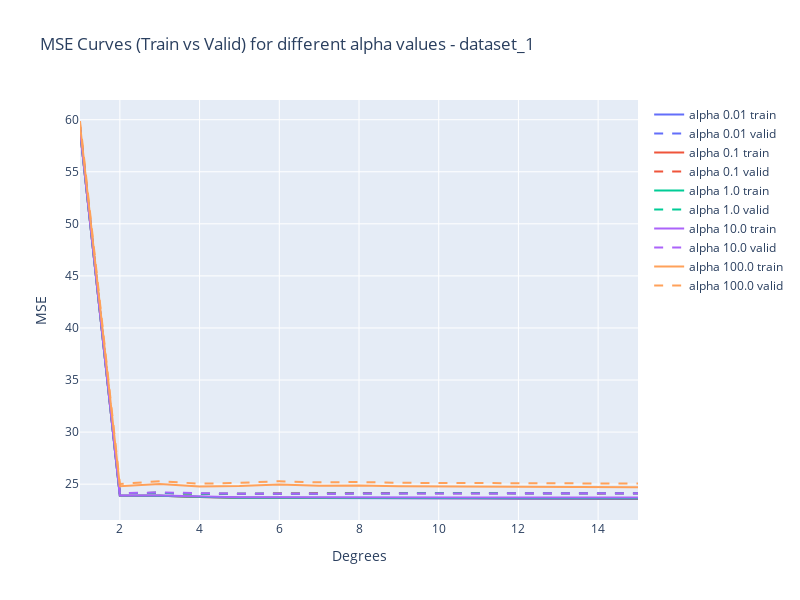
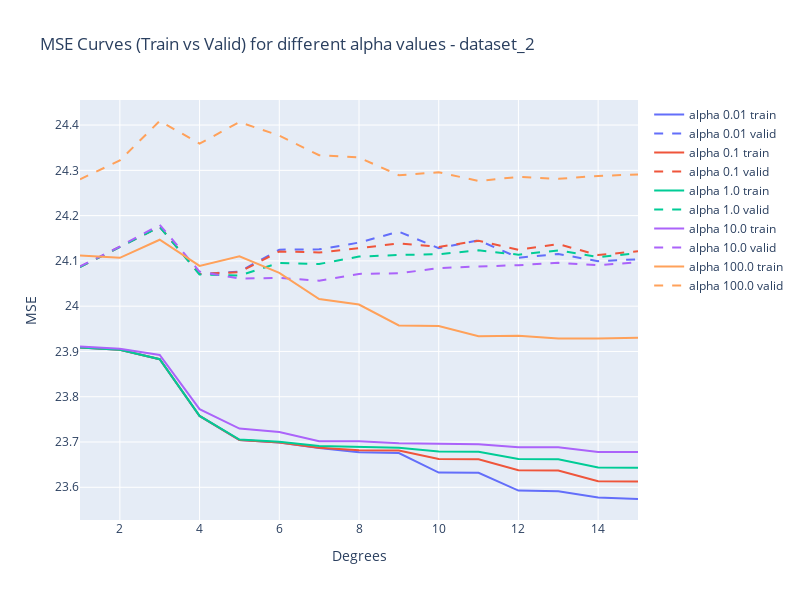
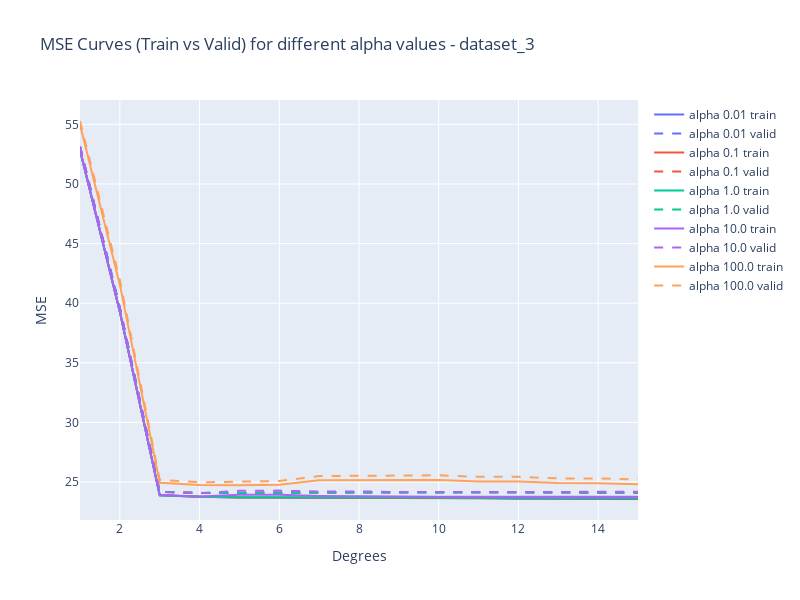
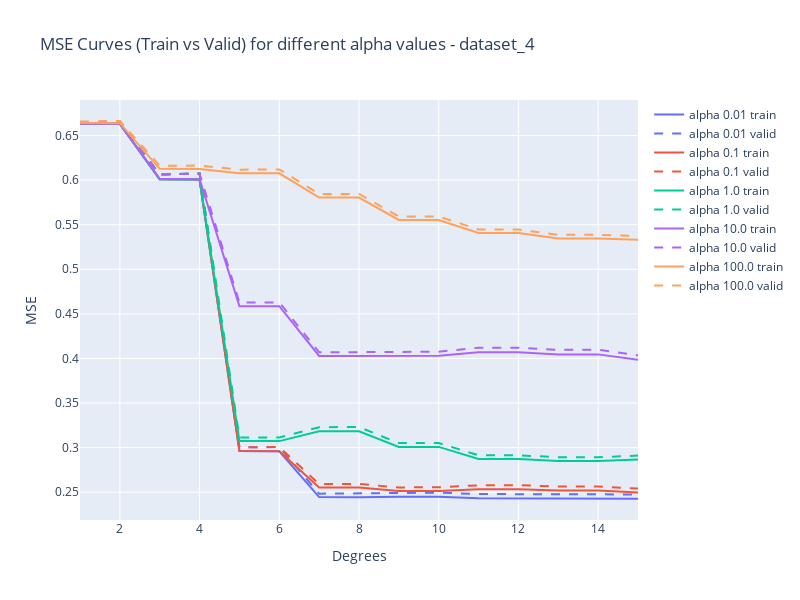

Here is the notebook cell these charts were saved with, in order:
### Markdown cell above
De la misma manera que en el ejemplo anterior con Lasso, se observa que a medida que aumenta el valor del parámetro de regularización alpha, la distancia entre el error de entrenamiento y el error de validación decrece, mientras que el error de entrenamiento y el de validación suben globalmente

### Code cell
for dataset in mse_per_dataset_dict_l2:
    plot_mse_per_alpha_curves(mse_per_dataset_dict_l2, dataset)

### Figure 1 — Plotly figure (JSON) as saved in the notebook; plotly's stock layout.template omitted (floating-point values rounded to 4 significant figures)
{"data": [{"line": {"color": "#636EFA", "dash": "solid"}, "mode": "lines", "name": "alpha 0.01 train", "type": "scatter", "x": [1, 2, 3, 4, 5, 6, 7, 8, 9, 10, 11, 12, 13, 14, 15], "y": [58.99, 23.9, 23.88, 23.76, 23.7, 23.7, 23.69, 23.68, 23.68, 23.63, 23.63, 23.59, 23.59, 23.58, 23.57]}, {"line": {"color": "#636EFA", "dash": "dash"}, "mode": "lines", "name": "alpha 0.01 valid", "type": "scatter", "x": [1, 2, 3, 4, 5, 6, 7, 8, 9, 10, 11, 12, 13, 14, 15], "y": [59.35, 24.13, 24.18, 24.07, 24.08, 24.12, 24.13, 24.14, 24.16, 24.13, 24.15, 24.11, 24.12, 24.1, 24.1]}, {"line": {"color": "#EF553B", "dash": "solid"}, "mode": "lines", "name": "alpha 0.1 train", "type": "scatter", "x": [1, 2, 3, 4, 5, 6, 7, 8, 9, 10, 11, 12, 13, 14, 15], "y": [58.99, 23.9, 23.88, 23.76, 23.7, 23.7, 23.69, 23.68, 23.68, 23.66, 23.66, 23.64, 23.64, 23.61, 23.61]}, {"line": {"color": "#EF553B", "dash": "dash"}, "mode": "lines", "name": "alpha 0.1 valid", "type": "scatter", "x": [1, 2, 3, 4, 5, 6, 7, 8, 9, 10, 11, 12, 13, 14, 15], "y": [59.35, 24.13, 24.18, 24.07, 24.08, 24.12, 24.12, 24.13, 24.14, 24.13, 24.15, 24.12, 24.14, 24.11, 24.12]}, {"line": {"color": "#00CC96", "dash": "solid"}, "mode": "lines", "name": "alpha 1.0 train", "type": "scatter", "x": [1, 2, 3, 4, 5, 6, 7, 8, 9, 10, 11, 12, 13, 14, 15], "y": [58.99, 23.9, 23.88, 23.76, 23.71, 23.7, 23.69, 23.69, 23.69, 23.68, 23.68, 23.67, 23.67, 23.65, 23.65]}, {"line": {"color": "#00CC96", "dash": "dash"}, "mode": "lines", "name": "alpha 1.0 valid", "type": "scatter", "x": [1, 2, 3, 4, 5, 6, 7, 8, 9, 10, 11, 12, 13, 14, 15], "y": [59.35, 24.13, 24.18, 24.07, 24.07, 24.09, 24.09, 24.11, 24.11, 24.12, 24.13, 24.12, 24.13, 24.11, 24.12]}, {"line": {"color": "#AB63FA", "dash": "solid"}, "mode": "lines", "name": "alpha 10.0 train", "type": "scatter", "x": [1, 2, 3, 4, 5, 6, 7, 8, 9, 10, 11, 12, 13, 14, 15], "y": [58.99, 23.91, 23.92, 23.8, 23.74, 23.74, 23.73, 23.72, 23.72, 23.72, 23.72, 23.72, 23.72, 23.72, 23.72]}, {"line": {"color": "#AB63FA", "dash": "dash"}, "mode": "lines", "name": "alpha 10.0 valid", "type": "scatter", "x": [1, 2, 3, 4, 5, 6, 7, 8, 9, 10, 11, 12, 13, 14, 15], "y": [59.35, 24.14, 24.2, 24.1, 24.07, 24.08, 24.08, 24.09, 24.09, 24.11, 24.11, 24.12, 24.12, 24.12, 24.13]}, {"line": {"color": "#FFA15A", "dash": "solid"}, "mode": "lines", "name": "alpha 100.0 train", "type": "scatter", "x": [1, 2, 3, 4, 5, 6, 7, 8, 9, 10, 11, 12, 13, 14, 15], "y": [59.53, 24.8, 25.02, 24.78, 24.83, 24.97, 24.85, 24.88, 24.79, 24.77, 24.74, 24.72, 24.72, 24.7, 24.71]}, {"line": {"color": "#FFA15A", "dash": "dash"}, "mode": "lines", "name": "alpha 100.0 valid", "type": "scatter", "x": [1, 2, 3, 4, 5, 6, 7, 8, 9, 10, 11, 12, 13, 14, 15], "y": [59.87, 25.02, 25.28, 25.04, 25.13, 25.28, 25.17, 25.21, 25.13, 25.11, 25.08, 25.06, 25.06, 25.04, 25.05]}], "layout": {"height": 600, "title": {"text": "MSE Curves (Train vs Valid) for different alpha values - dataset_1"}, "width": 800, "xaxis": {"title": {"text": "Degrees"}}, "yaxis": {"title": {"text": "MSE"}}}}

### Figure 2 — Plotly figure (JSON) as saved in the notebook; plotly's stock layout.template omitted (floating-point values rounded to 4 significant figures)
{"data": [{"line": {"color": "#636EFA", "dash": "solid"}, "mode": "lines", "name": "alpha 0.01 train", "type": "scatter", "x": [1, 2, 3, 4, 5, 6, 7, 8, 9, 10, 11, 12, 13, 14, 15], "y": [23.91, 23.9, 23.88, 23.76, 23.7, 23.7, 23.69, 23.68, 23.68, 23.63, 23.63, 23.59, 23.59, 23.58, 23.57]}, {"line": {"color": "#636EFA", "dash": "dash"}, "mode": "lines", "name": "alpha 0.01 valid", "type": "scatter", "x": [1, 2, 3, 4, 5, 6, 7, 8, 9, 10, 11, 12, 13, 14, 15], "y": [24.09, 24.13, 24.18, 24.07, 24.08, 24.12, 24.13, 24.14, 24.16, 24.13, 24.15, 24.11, 24.12, 24.1, 24.1]}, {"line": {"color": "#EF553B", "dash": "solid"}, "mode": "lines", "name": "alpha 0.1 train", "type": "scatter", "x": [1, 2, 3, 4, 5, 6, 7, 8, 9, 10, 11, 12, 13, 14, 15], "y": [23.91, 23.9, 23.88, 23.76, 23.7, 23.7, 23.69, 23.68, 23.68, 23.66, 23.66, 23.64, 23.64, 23.61, 23.61]}, {"line": {"color": "#EF553B", "dash": "dash"}, "mode": "lines", "name": "alpha 0.1 valid", "type": "scatter", "x": [1, 2, 3, 4, 5, 6, 7, 8, 9, 10, 11, 12, 13, 14, 15], "y": [24.09, 24.13, 24.18, 24.07, 24.08, 24.12, 24.12, 24.13, 24.14, 24.13, 24.14, 24.12, 24.14, 24.11, 24.12]}, {"line": {"color": "#00CC96", "dash": "solid"}, "mode": "lines", "name": "alpha 1.0 train", "type": "scatter", "x": [1, 2, 3, 4, 5, 6, 7, 8, 9, 10, 11, 12, 13, 14, 15], "y": [23.91, 23.9, 23.88, 23.76, 23.71, 23.7, 23.69, 23.69, 23.69, 23.68, 23.68, 23.66, 23.66, 23.64, 23.64]}, {"line": {"color": "#00CC96", "dash": "dash"}, "mode": "lines", "name": "alpha 1.0 valid", "type": "scatter", "x": [1, 2, 3, 4, 5, 6, 7, 8, 9, 10, 11, 12, 13, 14, 15], "y": [24.09, 24.13, 24.18, 24.07, 24.07, 24.1, 24.09, 24.11, 24.11, 24.11, 24.12, 24.11, 24.12, 24.11, 24.12]}, {"line": {"color": "#AB63FA", "dash": "solid"}, "mode": "lines", "name": "alpha 10.0 train", "type": "scatter", "x": [1, 2, 3, 4, 5, 6, 7, 8, 9, 10, 11, 12, 13, 14, 15], "y": [23.91, 23.91, 23.89, 23.77, 23.73, 23.72, 23.7, 23.7, 23.7, 23.7, 23.7, 23.69, 23.69, 23.68, 23.68]}, {"line": {"color": "#AB63FA", "dash": "dash"}, "mode": "lines", "name": "alpha 10.0 valid", "type": "scatter", "x": [1, 2, 3, 4, 5, 6, 7, 8, 9, 10, 11, 12, 13, 14, 15], "y": [24.09, 24.13, 24.18, 24.08, 24.06, 24.06, 24.06, 24.07, 24.07, 24.08, 24.09, 24.09, 24.1, 24.09, 24.1]}, {"line": {"color": "#FFA15A", "dash": "solid"}, "mode": "lines", "name": "alpha 100.0 train", "type": "scatter", "x": [1, 2, 3, 4, 5, 6, 7, 8, 9, 10, 11, 12, 13, 14, 15], "y": [24.11, 24.11, 24.15, 24.09, 24.11, 24.07, 24.02, 24.0, 23.96, 23.96, 23.93, 23.93, 23.93, 23.93, 23.93]}, {"line": {"color": "#FFA15A", "dash": "dash"}, "mode": "lines", "name": "alpha 100.0 valid", "type": "scatter", "x": [1, 2, 3, 4, 5, 6, 7, 8, 9, 10, 11, 12, 13, 14, 15], "y": [24.28, 24.32, 24.41, 24.36, 24.41, 24.38, 24.33, 24.33, 24.29, 24.3, 24.28, 24.29, 24.28, 24.29, 24.29]}], "layout": {"height": 600, "title": {"text": "MSE Curves (Train vs Valid) for different alpha values - dataset_2"}, "width": 800, "xaxis": {"title": {"text": "Degrees"}}, "yaxis": {"title": {"text": "MSE"}}}}

### Figure 3 — Plotly figure (JSON) as saved in the notebook; plotly's stock layout.template omitted (floating-point values rounded to 4 significant figures)
{"data": [{"line": {"color": "#636EFA", "dash": "solid"}, "mode": "lines", "name": "alpha 0.01 train", "type": "scatter", "x": [1, 2, 3, 4, 5, 6, 7, 8, 9, 10, 11, 12, 13, 14, 15], "y": [52.84, 39.28, 23.88, 23.76, 23.7, 23.7, 23.69, 23.68, 23.68, 23.63, 23.63, 23.59, 23.59, 23.58, 23.57]}, {"line": {"color": "#636EFA", "dash": "dash"}, "mode": "lines", "name": "alpha 0.01 valid", "type": "scatter", "x": [1, 2, 3, 4, 5, 6, 7, 8, 9, 10, 11, 12, 13, 14, 15], "y": [53.14, 39.59, 24.18, 24.07, 24.08, 24.12, 24.13, 24.14, 24.16, 24.13, 24.15, 24.11, 24.12, 24.1, 24.1]}, {"line": {"color": "#EF553B", "dash": "solid"}, "mode": "lines", "name": "alpha 0.1 train", "type": "scatter", "x": [1, 2, 3, 4, 5, 6, 7, 8, 9, 10, 11, 12, 13, 14, 15], "y": [52.84, 39.28, 23.88, 23.76, 23.7, 23.7, 23.69, 23.68, 23.68, 23.66, 23.66, 23.64, 23.64, 23.61, 23.61]}, {"line": {"color": "#EF553B", "dash": "dash"}, "mode": "lines", "name": "alpha 0.1 valid", "type": "scatter", "x": [1, 2, 3, 4, 5, 6, 7, 8, 9, 10, 11, 12, 13, 14, 15], "y": [53.14, 39.59, 24.18, 24.07, 24.08, 24.12, 24.12, 24.13, 24.14, 24.13, 24.14, 24.12, 24.14, 24.11, 24.12]}, {"line": {"color": "#00CC96", "dash": "solid"}, "mode": "lines", "name": "alpha 1.0 train", "type": "scatter", "x": [1, 2, 3, 4, 5, 6, 7, 8, 9, 10, 11, 12, 13, 14, 15], "y": [52.84, 39.28, 23.88, 23.76, 23.72, 23.71, 23.69, 23.69, 23.69, 23.69, 23.69, 23.67, 23.67, 23.65, 23.65]}, {"line": {"color": "#00CC96", "dash": "dash"}, "mode": "lines", "name": "alpha 1.0 valid", "type": "scatter", "x": [1, 2, 3, 4, 5, 6, 7, 8, 9, 10, 11, 12, 13, 14, 15], "y": [53.14, 39.59, 24.17, 24.07, 24.09, 24.11, 24.09, 24.11, 24.12, 24.12, 24.13, 24.12, 24.13, 24.12, 24.13]}, {"line": {"color": "#AB63FA", "dash": "solid"}, "mode": "lines", "name": "alpha 10.0 train", "type": "scatter", "x": [1, 2, 3, 4, 5, 6, 7, 8, 9, 10, 11, 12, 13, 14, 15], "y": [52.87, 39.3, 23.9, 23.78, 23.92, 23.92, 23.83, 23.83, 23.77, 23.77, 23.76, 23.76, 23.77, 23.76, 23.77]}, {"line": {"color": "#AB63FA", "dash": "dash"}, "mode": "lines", "name": "alpha 10.0 valid", "type": "scatter", "x": [1, 2, 3, 4, 5, 6, 7, 8, 9, 10, 11, 12, 13, 14, 15], "y": [53.16, 39.62, 24.18, 24.07, 24.27, 24.28, 24.2, 24.21, 24.15, 24.16, 24.15, 24.16, 24.17, 24.17, 24.18]}, {"line": {"color": "#FFA15A", "dash": "solid"}, "mode": "lines", "name": "alpha 100.0 train", "type": "scatter", "x": [1, 2, 3, 4, 5, 6, 7, 8, 9, 10, 11, 12, 13, 14, 15], "y": [54.98, 41.55, 24.94, 24.74, 24.73, 24.78, 25.15, 25.17, 25.18, 25.17, 25.04, 25.03, 24.91, 24.9, 24.82]}, {"line": {"color": "#FFA15A", "dash": "dash"}, "mode": "lines", "name": "alpha 100.0 valid", "type": "scatter", "x": [1, 2, 3, 4, 5, 6, 7, 8, 9, 10, 11, 12, 13, 14, 15], "y": [55.28, 41.94, 25.18, 24.98, 25.03, 25.08, 25.5, 25.53, 25.55, 25.56, 25.43, 25.43, 25.3, 25.3, 25.21]}], "layout": {"height": 600, "title": {"text": "MSE Curves (Train vs Valid) for different alpha values - dataset_3"}, "width": 800, "xaxis": {"title": {"text": "Degrees"}}, "yaxis": {"title": {"text": "MSE"}}}}

### Figure 4 — Plotly figure (JSON) as saved in the notebook; plotly's stock layout.template omitted (floating-point values rounded to 4 significant figures)
{"data": [{"line": {"color": "#636EFA", "dash": "solid"}, "mode": "lines", "name": "alpha 0.01 train", "type": "scatter", "x": [1, 2, 3, 4, 5, 6, 7, 8, 9, 10, 11, 12, 13, 14, 15], "y": [0.6632, 0.6631, 0.601, 0.6006, 0.2961, 0.2958, 0.2445, 0.2443, 0.245, 0.2449, 0.2433, 0.243, 0.2425, 0.2423, 0.2425]}, {"line": {"color": "#636EFA", "dash": "dash"}, "mode": "lines", "name": "alpha 0.01 valid", "type": "scatter", "x": [1, 2, 3, 4, 5, 6, 7, 8, 9, 10, 11, 12, 13, 14, 15], "y": [0.6649, 0.6656, 0.6062, 0.6076, 0.3003, 0.3006, 0.2483, 0.2485, 0.2494, 0.2495, 0.2479, 0.2478, 0.2473, 0.2472, 0.2475]}, {"line": {"color": "#EF553B", "dash": "solid"}, "mode": "lines", "name": "alpha 0.1 train", "type": "scatter", "x": [1, 2, 3, 4, 5, 6, 7, 8, 9, 10, 11, 12, 13, 14, 15], "y": [0.6632, 0.6631, 0.601, 0.6006, 0.2962, 0.296, 0.2553, 0.2552, 0.2513, 0.2513, 0.2533, 0.2533, 0.2519, 0.2518, 0.2495]}, {"line": {"color": "#EF553B", "dash": "dash"}, "mode": "lines", "name": "alpha 0.1 valid", "type": "scatter", "x": [1, 2, 3, 4, 5, 6, 7, 8, 9, 10, 11, 12, 13, 14, 15], "y": [0.6649, 0.6656, 0.6062, 0.6076, 0.3004, 0.3006, 0.2591, 0.2591, 0.2553, 0.2555, 0.2577, 0.2578, 0.2564, 0.2563, 0.254]}, {"line": {"color": "#00CC96", "dash": "solid"}, "mode": "lines", "name": "alpha 1.0 train", "type": "scatter", "x": [1, 2, 3, 4, 5, 6, 7, 8, 9, 10, 11, 12, 13, 14, 15], "y": [0.6632, 0.6631, 0.601, 0.6006, 0.3075, 0.3073, 0.3183, 0.3183, 0.3008, 0.3008, 0.2873, 0.2873, 0.285, 0.2849, 0.2867]}, {"line": {"color": "#00CC96", "dash": "dash"}, "mode": "lines", "name": "alpha 1.0 valid", "type": "scatter", "x": [1, 2, 3, 4, 5, 6, 7, 8, 9, 10, 11, 12, 13, 14, 15], "y": [0.6649, 0.6656, 0.6062, 0.6075, 0.3113, 0.3112, 0.3229, 0.3231, 0.3051, 0.3052, 0.2913, 0.2914, 0.2891, 0.2892, 0.291]}, {"line": {"color": "#AB63FA", "dash": "solid"}, "mode": "lines", "name": "alpha 10.0 train", "type": "scatter", "x": [1, 2, 3, 4, 5, 6, 7, 8, 9, 10, 11, 12, 13, 14, 15], "y": [0.6632, 0.6631, 0.6015, 0.6011, 0.4585, 0.4585, 0.4028, 0.4027, 0.4029, 0.4029, 0.407, 0.407, 0.4046, 0.4045, 0.3985]}, {"line": {"color": "#AB63FA", "dash": "dash"}, "mode": "lines", "name": "alpha 10.0 valid", "type": "scatter", "x": [1, 2, 3, 4, 5, 6, 7, 8, 9, 10, 11, 12, 13, 14, 15], "y": [0.6649, 0.6656, 0.6063, 0.6073, 0.4627, 0.4629, 0.4068, 0.4068, 0.4075, 0.4076, 0.412, 0.4121, 0.4096, 0.4097, 0.4034]}, {"line": {"color": "#FFA15A", "dash": "solid"}, "mode": "lines", "name": "alpha 100.0 train", "type": "scatter", "x": [1, 2, 3, 4, 5, 6, 7, 8, 9, 10, 11, 12, 13, 14, 15], "y": [0.664, 0.6639, 0.6127, 0.6125, 0.6077, 0.6077, 0.5804, 0.5804, 0.5553, 0.5553, 0.5407, 0.5407, 0.5346, 0.5346, 0.5332]}, {"line": {"color": "#FFA15A", "dash": "dash"}, "mode": "lines", "name": "alpha 100.0 valid", "type": "scatter", "x": [1, 2, 3, 4, 5, 6, 7, 8, 9, 10, 11, 12, 13, 14, 15], "y": [0.6657, 0.6663, 0.6161, 0.6163, 0.6117, 0.612, 0.5844, 0.5846, 0.5592, 0.5592, 0.5446, 0.5446, 0.5386, 0.5386, 0.5374]}], "layout": {"height": 600, "title": {"text": "MSE Curves (Train vs Valid) for different alpha values - dataset_4"}, "width": 800, "xaxis": {"title": {"text": "Degrees"}}, "yaxis": {"title": {"text": "MSE"}}}}
